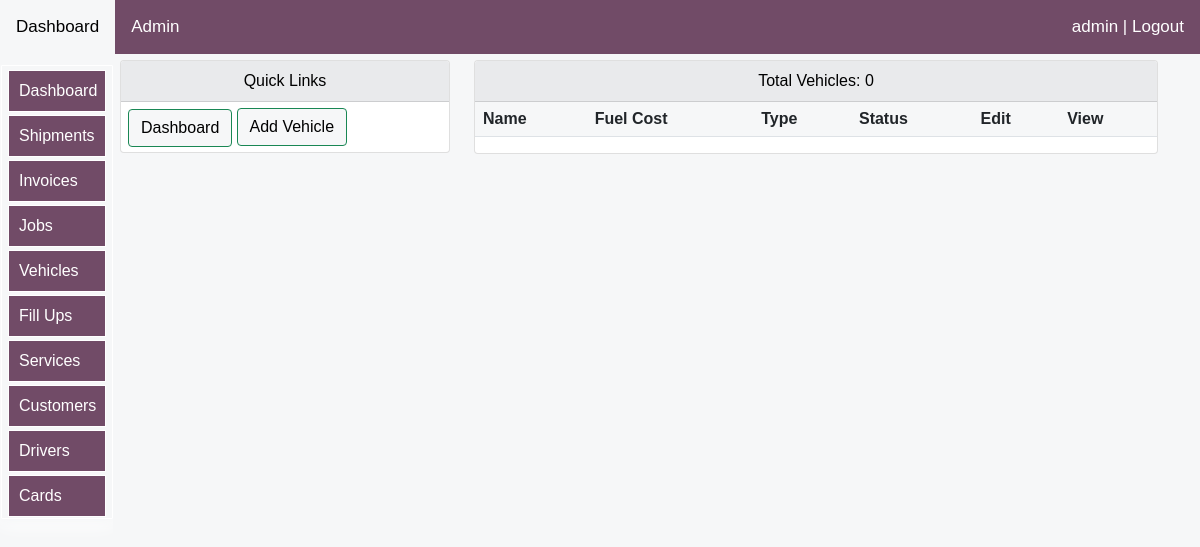
Before: /logistics/vehicles (signed in) with the older database file.
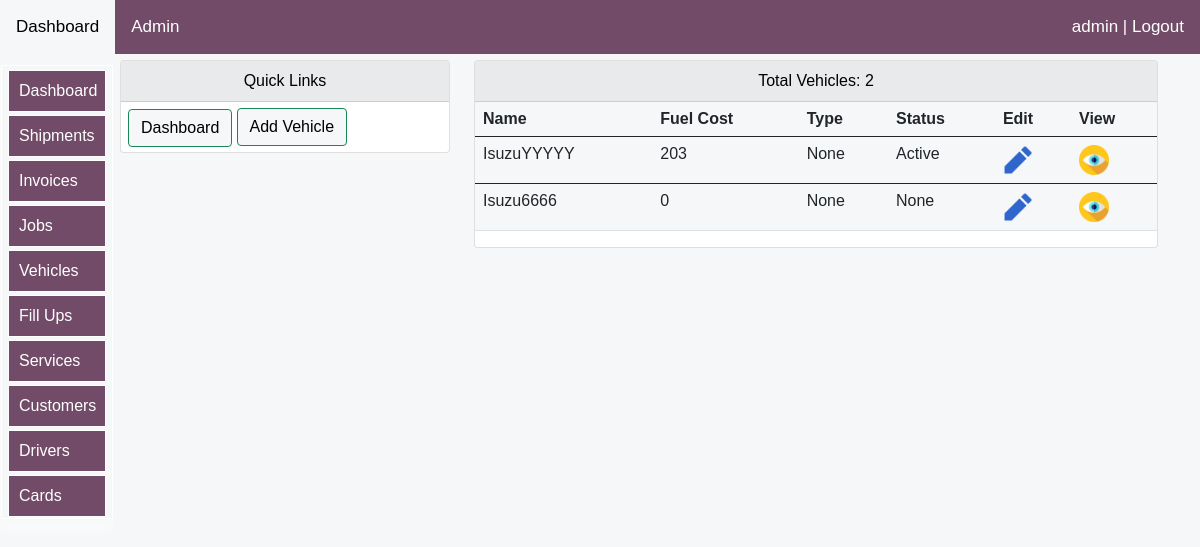
After: the same page with the newer database file.
### logistics/models.py (models this page shows, shortened)
class AlwenVehiclesModel(models.Model):
    vehicle_image=models.ImageField(upload_to='logistics/images/vehicles/%Y/',null=True, blank=True)#save according to year
    vehicle_name = models.CharField(max_length=30, blank=True, null=True)
    vehicle_make = models.CharField(max_length=30, blank=True, null=True)
    vehicle_model = models.CharField(max_length=30, blank=True, null=True)
    year = models.CharField(max_length=30, blank=True, null=True)
    starting_odometer = models.IntegerField(default=0,blank=True,null=True)
    primary_meter = models.CharField(max_length=30, blank=True, null=True,choices=primary_meter_options,default='Kilometers')
    vehicle_type = models.CharField(max_length=30, blank=True, null=True,choices=vehicle_type_options)
    vehicle_status = models.CharField(max_length=30, blank=True, null=True,choices=vehicle_status_options)
    mydocument=models.FileField(upload_to='myfiles/',null=True, blank=True)
    oil_type= models.CharField(max_length=30, blank=True, null=True,choices=oil_options)
    oil_capacity=models.CharField(blank=True,null=True,max_length=30)
    operator=models.ForeignKey(AlwenDriversModel,on_delete=models.SET_NULL,blank=True,null=True)
    fuel_usage= models.IntegerField(null=True, blank=True,default=0)
    comments=models.CharField(blank=True,null=True,max_length=30)
    date=models.DateField(blank=True,null=True,auto_now_add=True)

### logistics/views.py (the view)
# urls.py: path('vehicles', views.vehicles, name="vehicles"),#this is the home page
@login_required(login_url='login:loginpage')
def vehicles(request):
    title="vehicles"
    form=AddVehicleDetailsForm(request.POST, request.FILES)
    vehicles = AlwenVehiclesModel.objects.all()
    total=AlwenVehiclesModel.objects.count()
    if request.method == 'POST':
        form=AddVehicleDetailsForm(request.POST, request.FILES)
        if form.is_valid():
            form.save()
            return redirect('logistics:vehicles')
    else:
        form=AddVehicleDetailsForm()
    context={
        "vehicles":vehicles,
        "form":form,
        "title":title,
        "total":total,
    }
    return render(request,'logistics/vehicles.html',context)

### logistics/models.py (called while the page is built)
    def __str__(self):
        return '{}'.format(self.name)

### logistics/templates/logistics/vehicles.html (shortened to what this page needs)
{% extends 'bases/base.html'%}
{% load static %}
{% load crispy_forms_tags %}
{% block style %}
<link href="{% static 'css/bootstrap.min.css' %}" rel="stylesheet">
<link rel="stylesheet" href="https://use.fontawesome.com/releases/v5.15.2/css/all.css"
>
<link href="{% static 'js/jquery-ui-1.12.1/jquery-ui.min.css' %}" rel="stylesheet">
<link href="{% static 'js/jquery-ui-1.12.1/jquery-ui.structure.min.css' %}" rel="stylesheet">
<link href="{% static 'js/jquery-ui-1.12.1/jquery-ui.theme.min.css' %}" rel="stylesheet">
   {%endblock%}
   {% block body %}
<div class="container">
    <div class="row mt-12" >
<div class="col-md-4">
    <div class="card">
        <div id="allif-section-headers" class="card-header ">
            Quick Links
        </div>
        <div >
      <a  href="{% url 'logistics:logistics-dashboard' %}">
      <button id="allif-link-buttons" type="button" class="btn btn-success mybuttonlinks" >
      Dashboard</button></a>
      <a href="#myModal" data-toggle="modal" data-target="#myModal"> <button id="allif-link-buttons" class="btn btn-success" >
        Add Vehicle</button></a>
      </div>
            </div>
        </div>
    <div class="col-md-8">
        <div class="card">
            <div id="allif-section-headers" class="card-header">
               Total Vehicles: {{total}}
            </div>
            <div class="col-md-12">
        <table class="table">
          <thead>
            <tr>
              <th scope="col">Name</th>
              <th scope="col">Fuel Cost</th>
              <th scope="col">Type</th>
              <th scope="col">Status</th>
              <th scope="col">Edit</th>
              <th scope="col">View</th>
            </tr>
          </thead>
          {% for vehicle in vehicles %}
          <tbody>
            <tr>
            <td>{{vehicle.vehicle_name}}</td>
            <td>
              {{vehicle.fuel_usage}}
            </td>
            <td>{{vehicle.vehicle_type}}</td>
            <td>{{vehicle.vehicle_status}}</td>
              <td> <a href="{% url 'logistics:update_vehicle_details' vehicle.id %}"><img src="{% static 'images/edit.png'%}" width="30"></a>
            <td> <a href="{% url 'logistics:alwen_vehicle_details' vehicle.id %}"><img src="{% static 'images/view.png'%}" width="30"></a>
          </tr>
            {% endfor %}
          </tbody>
        </table>
            </div>
        </div></div></div>
</div>
   {% endblock %}

### logistics/templates/bases/base.html (shortened to what this page needs)
<DOCTYPE html>
    <head>
        {% block style %}
        {% endblock %}
    </head>
    <body>
        {% include 'bases/log-topnavbar.html' %}
        {% include 'bases/log-sidenavbar.html' %}
        {% block body %}
        {% endblock %}
    </body>
<html>

### logistics/templates/bases/log-topnavbar.html (shortened to what this page needs)
    <div class="topnav" id="myTopnav">
      <a  href="{% url 'logistics:logistics-dashboard' %}">Dashboard </a>
      {% if request.user.is_superuser %}
      <a href="/admin">Admin</a>
      {% endif %}
    {% if user.is_authenticated %}
    <a href="{% url 'login:logout' %}" style="float: right;">{{user}} | Logout</a>
            {% else %}
            <a href="{% url 'login:loginpage' %}" style="float: right;">Login</a>
        {% endif %}
    </div>

### logistics/templates/bases/log-sidenavbar.html (shortened to what this page needs)
 <div style="height:60px;"></div>
 <div class="mysidenavclass">
    <button id="sidebutton">
    <a  href="{% url 'logistics:logistics-dashboard' %}">Dashboard </a>
    <a href="{% url 'logistics:logistics-shipments-list' %}">Shipments</a>
    <a href="{% url 'logistics:alwen_invoices'%}">Invoices</a>
    <a href="{% url 'logistics:alwen_jobs_list'%}">Jobs</a>
    <a href="{% url 'logistics:vehicles' %}">Vehicles</a>
    <a href="{% url 'logistics:fill_ups' %}">Fill Ups</a>
    <a href="{% url 'logistics:services'%}" class="active">Services</a>
    <a href="{% url 'logistics:logistics-customers' %}">Customers</a>
    <a href="{% url 'logistics:add_show_drivers' %}">Drivers</a>
    <a href="{% url 'logistics:cards' %}">Cards</a>
    </button>
  </div>

### logistics/templates/logistics/vehicles.html (style rules this page uses)
body { font-size: 2rem; opacity: 1; position:sticky; overflow: auto; text-align: left; max-width: 100%; background-color: #F6F7F8; margin: auto; padding: auto; }
.container { background-color: #F6F7F8; }
table { background-color: #F6F7F8; }
.mybuttonlinks { margin-top: 7px; margin-left: 7px; margin-bottom: 5px; }
#allif-section-headers { background-color: #e9eaec; color: black; font-size: 16px; text-align: center; }
#allif-link-buttons { background-color: #F6F7F8; color: black; }
@media screen and (min-width:1000px) and (max-width:2000px) { .container { margin-top: 10px; display: block; font-size: 0.95rem; margin-left:auto ; margin-right: auto; margin: auto; padding-left: 90px; } }

### logistics/templates/bases/log-topnavbar.html (style rules this page uses)
body { margin: 0; font-family: Arial, Helvetica, sans-serif; }
.topnav { background-color: #714b67;; position: fixed; width: 100%; z-index:10; overflow:auto; margin-right: 0; right: 0; color: white; }
.topnav a { float: left; display: block; color: white; text-align: center; padding: 14px 16px; text-decoration: none; font-size: 17px; }

### logistics/templates/bases/log-sidenavbar.html (style rules this page uses)
:root { --sidebar_font_size:1.0rem; }
.mysidenavclass { width: auto; position: fixed; z-index: 10; }
.mysidenavclass a { padding: 8px 8px 8px 10px; text-decoration: none; font-size: 2rem; color: white; display: block; transition: 0.3s; background-color: #714b67; border: 1px solid #FFF; text-align: left; }
#sidebutton { background-color: #F6F7F8; margin-left: 1px; border: 1px solid #FFF; float: left; box-shadow: 0 4px 8px 0 #F6F7F8, 0 6px 20px 0 #FFF; margin-top : 0px; border-radius: 1px; padding : auto; overflow: auto; text-overflow: ellipsis; }
@media screen and (min-width:1000px) and (max-width:2000px) { .mysidenavclass a { padding: 8px 8px 8px 10px; text-decoration: none; font-size: var(--sidebar_font_size); color: white; display: block; transition: 0.3s; background-color: #714b67; border: 1px solid #FFF; text-align: left; overflow: auto; margin-top: 3px; } }
@media screen and (min-width:1000px) and (max-width:2000px) { .mysidenavclass { overflow-y: auto; max-height: calc(100vh - 5rem); top: 65px; bottom: 0 } }

Changed rows visible on the page:
added AlwenVehiclesModel: vehicle_name "IsuzuYYYYY", fuel_usage "203", vehicle_type "None", vehicle_status "Active"
added AlwenVehiclesModel: vehicle_name "Isuzu6666", fuel_usage "0", vehicle_type "None", vehicle_status "None"
Other visible differences:
{{ total }}: "0" → "2"
